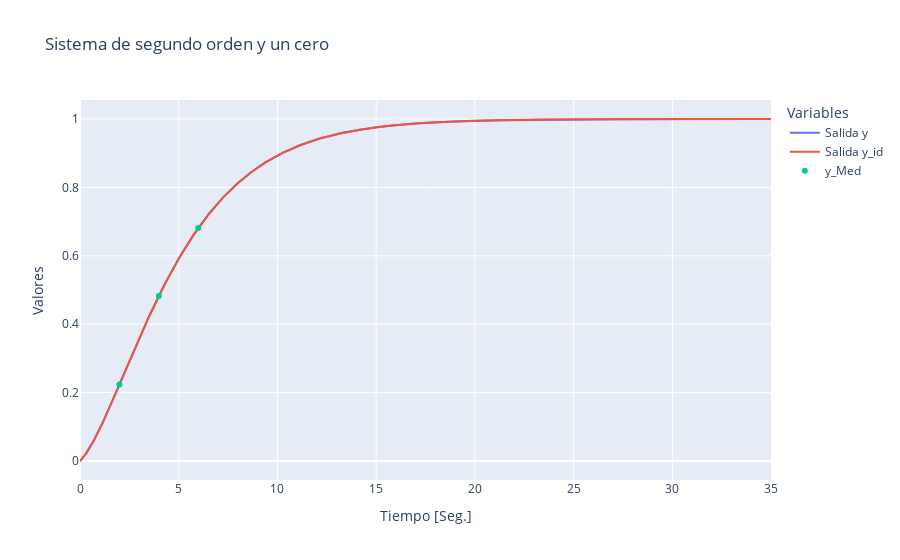

Notebook code for this chart:
### Markdown cell above
# Extensión a sistemas de dos polos reales y un cero

### Code cell
sys_G=1*tf([.45, 1],np.convolve([2.5, 1],[3, 1])) # sys_G=tf(16*[45 1],conv([25 1],[30 1]))
# sys_G=3*tf([10, 1],np.convolve([6, 1],[6, 1]))  # %sys_G=tf(3*[10 1],conv([6 1],[6 1])); %esta tiene los polos iguales
# sys_G=2*tf([8, 1],[1,2,2]) # % sys_G=tf(2*[8 1],([ 1 2 2])); %la otra planta
StepAmplitude = 1.
N_Max=1000 #Cantidad de muestras
t_s= np.linspace(0,35, N_Max ) # t_s=0:2:50;
y , t0=step(sys_G, t_s) # [y,t0]=step(StepAmplitude*sys_G,t_s);
y_real=y
K=y[-1]/StepAmplitude

y=y/y[-1]
t_inic = 2 #tiempo t1. Con 10 da reales con 20 da complejos.

lugar = np.argmin(np.abs(t_inic-t0)) # [val lugar] =min(abs(t_inic-t0)); y_t1=y(lugar);
y_t1=y[lugar]
lugar_1=lugar
t_t1=t0[lugar] # ii=1;
lugar = np.argmin(np.abs(2*t_inic-t0)) # [val lugar] =min(abs(2*t_inic-t0));
t_2t1=t0[lugar]
y_2t1=y[lugar]
lugar_2=lugar
lugar = np.argmin(np.abs(3*t_inic-t0)) # [val lugar] =min(abs(3*t_inic-t0));
t_3t1=t0[lugar]
y_3t1=y[lugar]
lugar_3=lugar

k1=(1/StepAmplitude)*y_t1/K-1 #%Afecto el valor del Escalon
k2=(1/StepAmplitude)*y_2t1/K-1
k3=(1/StepAmplitude)*y_3t1/K-1
k1=y_t1-1
k2=y_2t1-1
k3=y_3t1-1

be=4*(k1**3)*k3-3*(k1**2)*(k2**2)-4*(k2**3)+(k3**2)+6*k1*k2*k3 # be=4*k1^3*k3 -3*k1^2*k2^2  -4*k2^3+k3^2  +6*k1*k2*k3;
if be > 0: #Cambiar el cálculo para usar números complejos
  alfa1=(k1*k2+k3-np.sqrt(be))/(2*(k1**2+k2))
  alfa2=(k1*k2+k3+np.sqrt(be))/(2*(k1**2+k2))
else :
  alfa1=(k1*k2+k3-cm.sqrt(be))/(2*(k1**2+k2))
  alfa2=(k1*k2+k3+cm.sqrt(be))/(2*(k1**2+k2))
beta=(k1+alfa2)/(alfa1-alfa2)
T1_ang=-t_t1/np.log(alfa1);
T2_ang=-t_t1/np.log(alfa2);
T3_ang=beta*(T1_ang-T2_ang)+T1_ang;
sys_G_ang=K*tf([T3_ang, 1],np.convolve([T1_ang, 1],[T2_ang, 1])) # sys_G_ang=tf(K*[T3_ang 1],conv([T1_ang 1],[T2_ang 1]))
y_id , t_id = step(StepAmplitude*sys_G_ang, t_s)  # step(StepAmplitude*sys_G,'r',StepAmplitude*sys_G_ang,'k',200),hold on
y=y_real
print('Real', sys_G)
print('Identificada', sys_G_ang)
# plt.plot(t0,y)
df= pd.DataFrame({'t': t0, 'y': y})
df_id= pd.DataFrame({'t': t_id, 'y': y_id})
df2 = pd.DataFrame({'tp': [t_t1 , t_2t1, t_3t1 ],'yp': [y[lugar_1], y[lugar_2],y[lugar_3] ]})
fig = go.Figure()
fig.add_trace(go.Scatter(x=df['t'], y=df['y'], mode='lines', name='Salida y'))
fig.add_trace(go.Scatter(x=df_id['t'], y=df_id['y'], mode='lines', name='Salida y_id'))
fig.add_trace(go.Scatter(x=df2['tp'], y=df2['yp'], mode='markers', name='y_Med'))
# Customize the layout
fig.update_layout(title='Sistema de segundo orden y un cero',
                  xaxis_title='Tiempo [Seg.]',
                  yaxis_title='Valores',
                  legend_title='Variables',
                  showlegend=True)
# Display the interactive Plotly chart
fig.show()
with plt.style.context('ieee'):
# with plt.style.context('dark_background'):
# with plt.style.context('seaborn-v0_8-pastel'):
# with plt.style.context('seaborn-v0_8-poster'):
    # plt.figure()
    # plt.plot(x, y)
    # plt.show()
  fig2o, axs2o = plt.subplots(1,1,figsize=(7,5), dpi= 200) #fig, axs = plt.subplots(2,NA,figsize=(13,10), dpi= 100)
axs2o.plot(df_1o['t'],df_1o['y'], color='r') # df_1o= pd.DataFrame({'t': t1, 'y': y1, 't_id':tc,'y_id':yc})
axs2o.plot(df_1o['t_id'],df_1o['y_id'])  # df_1o_M= pd.DataFrame({'t_Med':[T1_C],'y_Med':[y1[pos]]})
axs2o.plot(df_1o_M['t_Med'],df_1o_M['y_Med'],'pr')
axs2o.plot(df_2o['t'],df_2o['y'], color='g') # df_2o= pd.DataFrame({'t': t0, 'y': y, 't_id':t_id,'y_id':y_id})
axs2o.plot(df_2o['t_id'],df_2o['y_id'])  # df_2o_M= pd.DataFrame({'t_Med':[t1,t2],'y_Med':[y[a], y[a+b-1]]})
axs2o.plot(df_2o_M['t_Med'],df_2o_M['y_Med'],'pg')

axs2o.plot(df['t'],df['y'], color='b')
axs2o.plot(df_id['t'],df_id['y'], color='b')
axs2o.plot(df2['tp'], df2['yp'],'pb')

axs2o.grid( True )
axs2o.set_ylabel(r'$y_{(t)}$',rotation=0, fontsize=12)
axs2o.set_xlabel('Tiempo [Seg.]', fontsize=12)

axs2o.legend(['Sistema 1','Identificado 1','63,2% del valor final','Sistema 2','Identificado 2','Máximo-Valle','Sistema 3','Identificado 3','Mediciones 3'],loc='lower right')

# ax10.legend(['Salida real','Salida identificada','Mediciones'],loc='center right')

# axs2o.grid( True )
# ax10.set_ylabel(r'$y(t)$',rotation=0, fontsize=12)
# ax10.set_xlabel(r'Tiempo [Seg.]',rotation=0, fontsize=12)
plt.show()

### Figure 1 — Plotly figure (JSON) as saved in the notebook; plotly's stock layout.template omitted (floating-point values rounded to 4 significant figures; data arrays with more than 128 entries replaced by an {"elided": "..."} marker saying what was removed)
{"data": [{"mode": "lines", "name": "Salida y", "type": "scatter", "x": {"elided": "1000 float values"}, "y": {"elided": "1000 float values"}}, {"mode": "lines", "name": "Salida y_id", "type": "scatter", "x": {"elided": "1000 float values"}, "y": {"elided": "1000 float values"}}, {"mode": "markers", "name": "y_Med", "type": "scatter", "x": [1.997, 3.994, 5.991], "y": [0.2234, 0.4827, 0.681]}], "layout": {"autosize": true, "legend": {"title": {"text": "Variables"}}, "showlegend": true, "title": {"text": "Sistema de segundo orden y un cero"}, "xaxis": {"autorange": true, "range": [0, 35], "title": {"text": "Tiempo [Seg.]"}, "type": "linear"}, "yaxis": {"autorange": true, "range": [-0.05555, 1.056], "title": {"text": "Valores"}, "type": "linear"}}}
